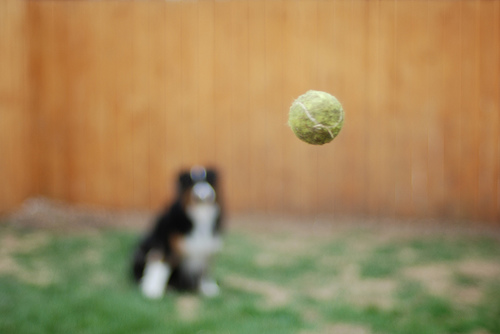
#> input picture temp_tennis/test_images/n04409515_1491.JPEG, 500 x 334 px; its folder holds only this picture in this run
$ python highlights.py
#> lines starting #> are read from the running program, lines starting #| are printed output that depends on the picture; after the words box and inside, x2 and y2 are one past the last pixel; in counts of white or black regions, pixels touching at a corner belong together; long printed decimals are rounded
import cv2
import numpy as np
import glob

# B G R

upper_bright = np.array([255, 255, 255])
lower_bright = np.array([0, 0, 0])
# Bright blue
upper_bright[0] = 100
lower_bright[0] = 0
# Bright green
upper_bright[1] = 255
lower_bright[1] = 130
# Bright red
upper_bright[2] = 150
lower_bright[2] = 100

for imagePath in glob.glob("test_images/*.JPEG"):
    image = cv2.imread(imagePath)
#> image is the input picture: shape (334, 500, 3); mean B, G, R 89.2, 134.9, 161.2
    image = cv2.blur(image, (5,5))
    std = np.std(image)
#> std = 43.45
    mean = np.mean(image)
#> mean = 128.5
    #image -= int(mean) + 128

    mask = cv2.inRange(image, lower_bright, upper_bright) / 255
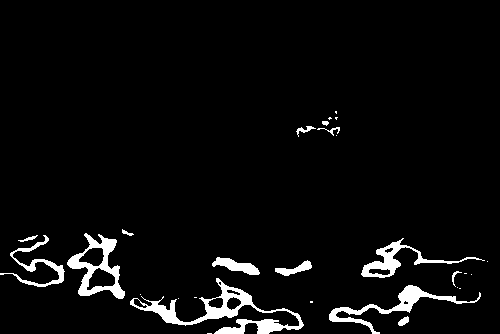
#> mask: shape (334, 500) float64; values 0 (black) and 1 (white), 4.4% white; 28 white regions (14 under 20 px), largest, box (x1, y1, x2, y2) and area: (130, 278, 304, 334) 2240, (67, 233, 125, 299) 1321, (329, 285, 481, 334) 1204
    char = chr(cv2.waitKey(0) & 0xFF)
#> (key Esc is pressed here)
    ys = np.expand_dims(np.arange(0, image.shape[0]), 1).dot(np.ones((1, image.shape[1])))
    xs = np.ones((image.shape[0], 1)).dot(np.expand_dims(np.arange(0, image.shape[1]), 0))
    x = (np.sum(np.multiply(ys, mask)) / max(np.count_nonzero(mask), 1))
#> x = 283.2
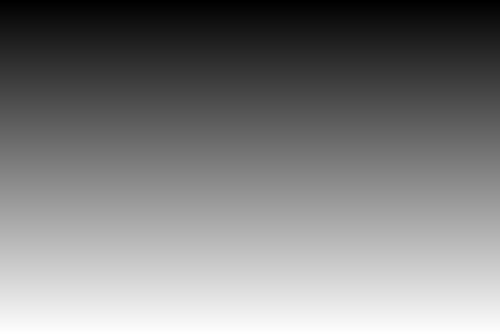
#> ys: shape (334, 500) float64; min 0, max 333, mean 166.5; drawn with min black and max white
    y = (np.sum(np.multiply(xs, mask)) / max(np.count_nonzero(mask), 1))
#> y = 241.2
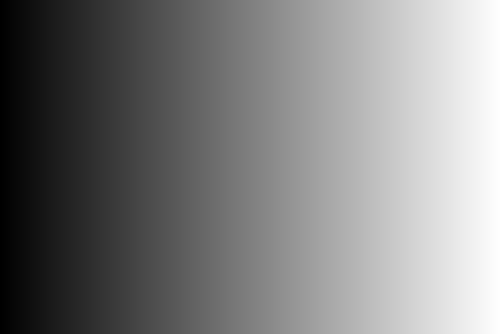
#> xs: shape (334, 500) float64; min 0, max 499, mean 249.5; drawn with min black and max white
    cv2.circle(image, (int(y), int(x)), 10, (255, 255, 255))
#> image: shape (334, 500, 3); mean B, G, R 89.2, 135, 161.3
    print(x, y)
#| 283.194 241.238
    cv2.imshow("Mask", image)
    if chr(cv2.waitKey(0) & 0xFF) == "q":
#> (key Esc is pressed here)
        break

$ run again, on temp_tennis/test_images/n04409515_480.JPEG
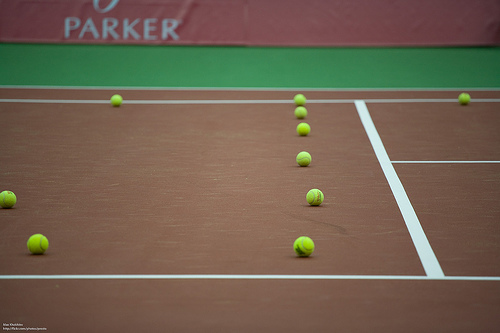
#> input picture temp_tennis/test_images/n04409515_480.JPEG, 500 x 333 px
#> image is the input picture: shape (333, 500, 3); mean B, G, R 79.7, 97, 112.7
#> `image = cv2.blur(image, (5,5))`:
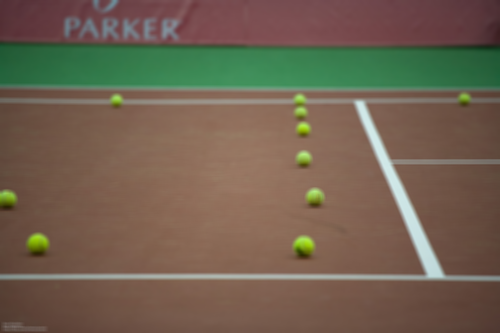
#> image: shape (333, 500, 3); mean B, G, R 79.7, 97, 112.7
#> std = 29.95
#> mean = 96.46
#> `mask = cv2.inRange(image, lower_bright, upper_bright) / 255`:
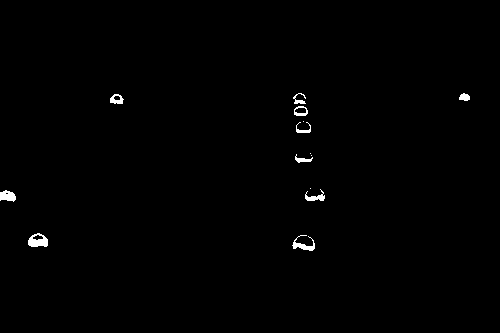
#> mask: shape (333, 500) float64; values 0 (black) and 1 (white), 0.6% white; 14 white regions (4 under 20 px), largest, box (x1, y1, x2, y2) and area: (28, 233, 48, 247) 188, (292, 235, 315, 251) 142, (0, 190, 16, 202) 138
#> x = 177.2
#> y = 207.2
#| 177.220 207.164
